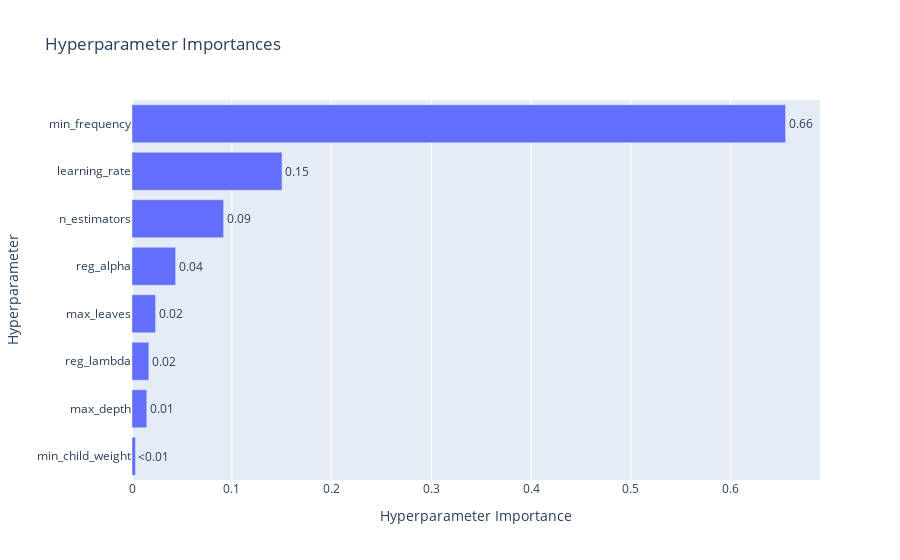

The cell this chart's notebook holds for it:
### Code cell
plot_param_importances(study2)

### Figure 1 — Plotly figure (JSON) as saved in the notebook; plotly's stock layout.template omitted (floating-point values rounded to 4 significant figures)
{"data": [{"cliponaxis": false, "hovertemplate": ["min_child_weight (IntDistribution): 0.0034778112745620015<extra></extra>", "max_depth (IntDistribution): 0.014848301643878545<extra></extra>", "reg_lambda (FloatDistribution): 0.01686842529453034<extra></extra>", "max_leaves (IntDistribution): 0.02366977013853195<extra></extra>", "reg_alpha (FloatDistribution): 0.04377281023064645<extra></extra>", "n_estimators (IntDistribution): 0.09184011559961107<extra></extra>", "learning_rate (FloatDistribution): 0.15038835147006338<extra></extra>", "min_frequency (IntDistribution): 0.6551344143481763<extra></extra>"], "name": "Objective Value", "orientation": "h", "text": ["<0.01", "0.01", "0.02", "0.02", "0.04", "0.09", "0.15", "0.66"], "textposition": "outside", "type": "bar", "x": [0.003478, 0.01485, 0.01687, 0.02367, 0.04377, 0.09184, 0.1504, 0.6551], "y": ["min_child_weight", "max_depth", "reg_lambda", "max_leaves", "reg_alpha", "n_estimators", "learning_rate", "min_frequency"]}], "layout": {"title": {"text": "Hyperparameter Importances"}, "xaxis": {"title": {"text": "Hyperparameter Importance"}}, "yaxis": {"title": {"text": "Hyperparameter"}}}}
